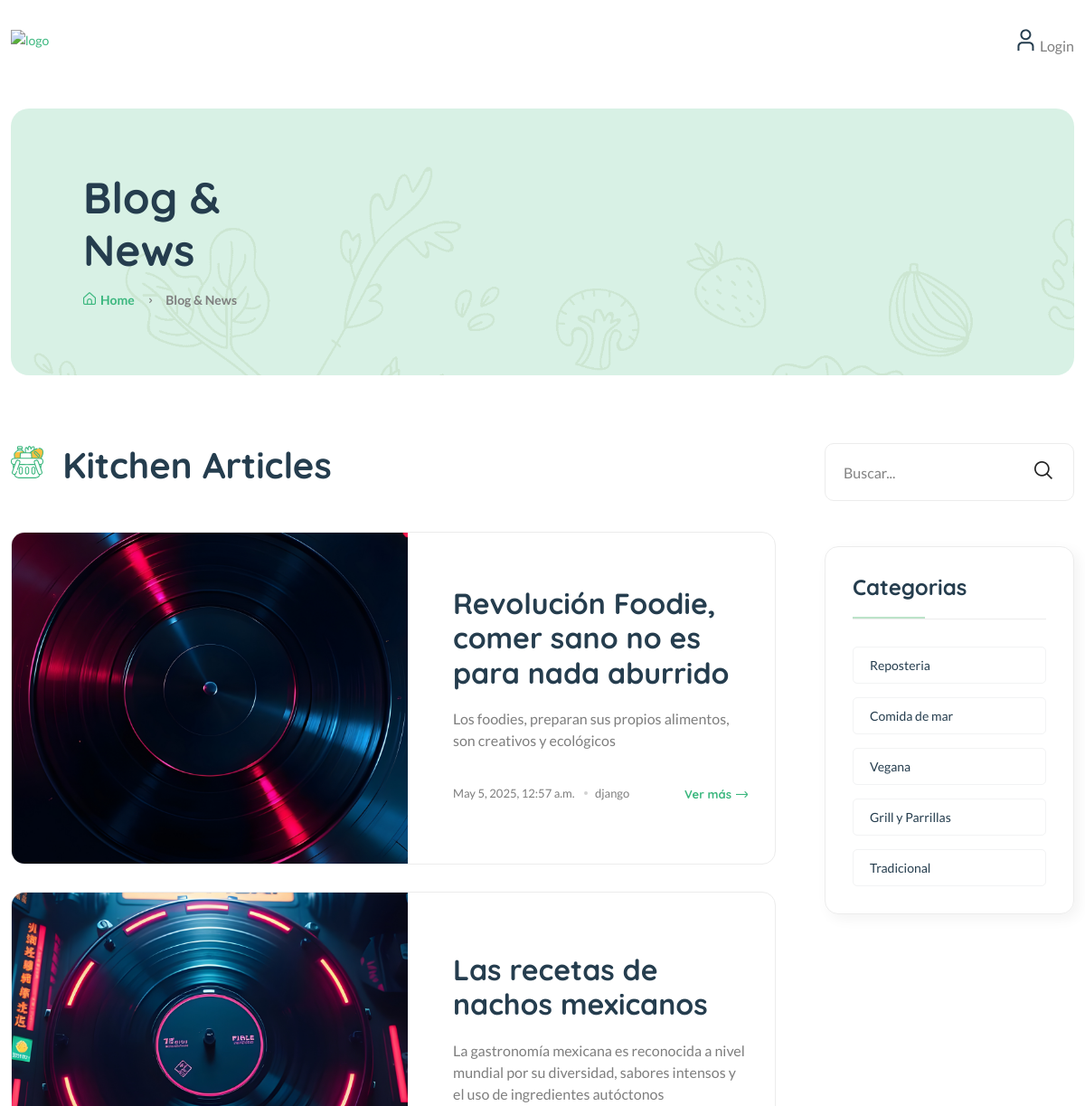
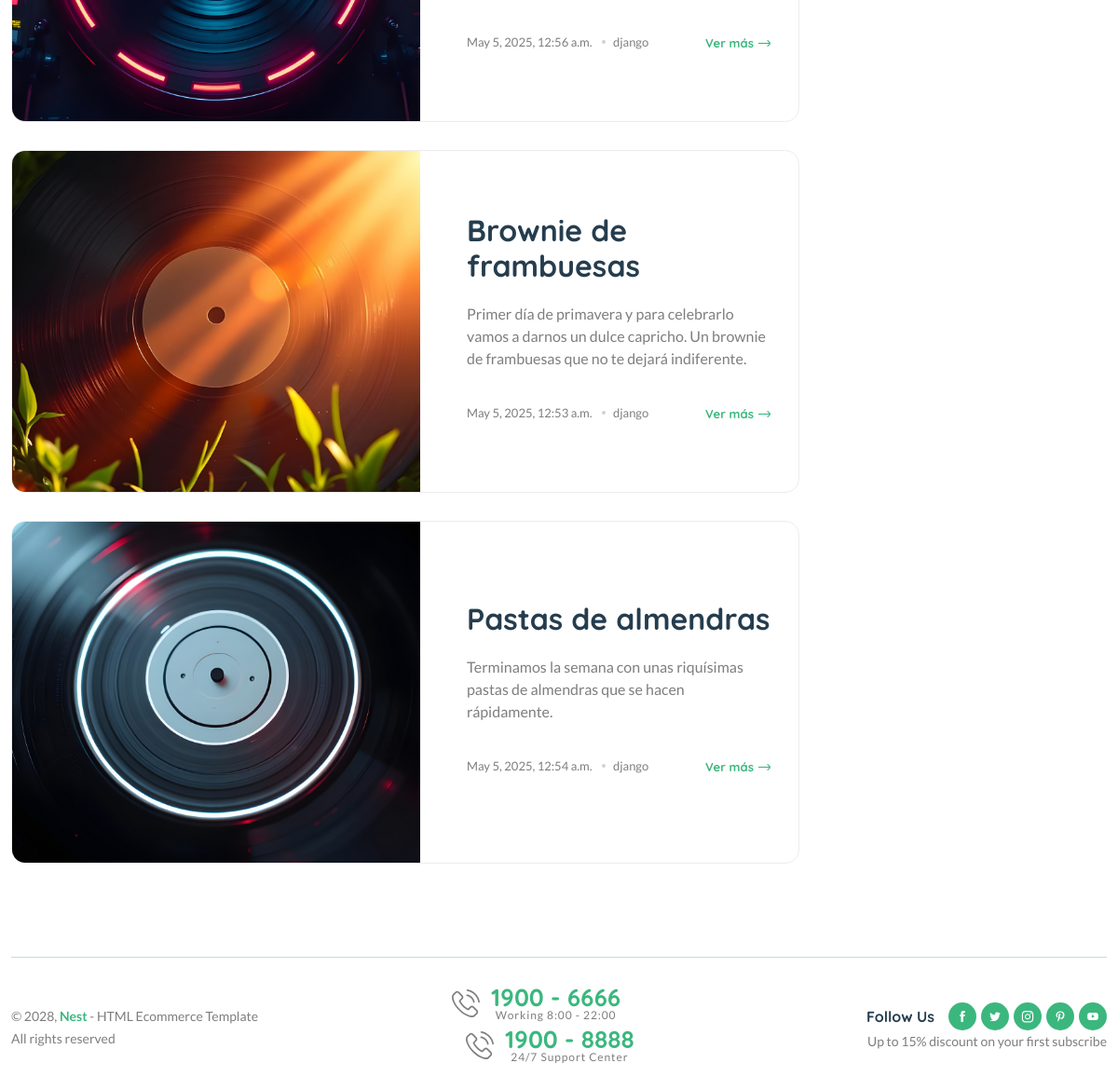
The page / on the database its author committed (2 pictures, top to bottom).
### blogs/models.py (models this page shows, shortened)
class Blog(models.Model):
    title = models.CharField(max_length=100)
    slug = models.SlugField(max_length=150, unique=True, blank=True)
    category = models.ForeignKey(Category, on_delete=models.CASCADE)
    author=models.ForeignKey(User, on_delete=models.CASCADE)
    featured_image = models.ImageField(upload_to='uploads/%Y/%m/%d')
    short_description = models.TextField(max_length=500)
    blog_body = models.TextField(max_length=2000)
    status = models.TextField(max_length=20,choices=STATUS_CHOICES,default="Draft")
    is_featured = models.BooleanField(default=False)
    created_at = models.DateTimeField(auto_now_add=True)
    updated_at = models.DateTimeField(auto_now=True)

class Category(models.Model):
    category_name = models.CharField(max_length=50, unique=True)
    created_at = models.DateTimeField(auto_now_add=True)
    updated_at = models.DateTimeField(auto_now=True)
    class Meta:
        verbose_name_plural='categories'

### blog_enterprise/views.py (the view)
# urls.py: 2. Add a URL to urlpatterns:  path('', views.home, name='home')
def home(request):
    posts = Blog.objects.filter(is_featured=True).order_by('-updated_at')
    context = {
        'featured_posts' : posts,
        }
    return render(request, 'home.html', context)

### blogs/context_processors.py (called while the page is built)
def get_categories(request):
    categories = Category.objects.all()
    return dict(categories=categories)

### templates/home.html (shortened to what this page needs)
{%  extends 'base.html'  %}
{%  load static  %}
    {%  block content  %}
    <main class="main">
        <div class="page-header mt-30 mb-75">
            <div class="container">
                <div class="archive-header">
                    <div class="row align-items-center">
                        <div class="col-xl-3">
                            <h1 class="mb-15">Blog & News</h1>
                            <div class="breadcrumb">
                                <a href="{% url 'home' %}" rel="nofollow"><i class="fi-rs-home mr-5"></i>Home</a>
                                <span></span> Blog & News
                            </div>
                        </div>
                    </div>
                </div>
            </div>
        </div>
        <div class="page-content mb-50">
            <div class="container">
                <div class="row">
                    <div class="col-lg-9">
                        <div class="shop-product-fillter mb-50 pr-30">
                            <div class="totall-product">
                                <h2>
                                    <img class="w-36px mr-10" src="{% static 'assets/imgs/theme/icons/category-1.svg' %}" alt="" />
                                    Kitchen Articles
                                </h2>
                            </div>
                        </div>
                        <div class="loop-grid loop-list pr-30 mb-50">
                            {%  for post in featured_posts %}
                            <article class="wow fadeIn animated hover-up mb-30 animated">
                                <div class="post-thumb" style="background-image: url({{ post.featured_image.url }})"></div>
                                <div class="entry-content-2 pl-50">
                                    <h3 class="post-title mb-20">
                                        <a href="{% url 'blogs' post.slug %}">{{ post.title }}</a>
                                    </h3>
                                    <p class="post-exerpt mb-40">{{ post.short_description }}</p>
                                    <div class="entry-meta meta-1 font-xs color-grey mt-10 pb-10">
                                        <div>
                                            <span class="post-on">{{ post.created_at }}</span>
                                            <span class="hit-count has-dot">{{ post.author }}</span>
                                        </div>
                                        <a href="{% url 'blogs' post.slug %}" class="text-brand font-heading font-weight-bold">Ver más<i class="fi-rs-arrow-right"></i></a>
                                    </div>
                                </div>
                            </article>
                            {%  endfor  %}
                        </div>
                    </div>
                    <div class="col-lg-3 primary-sidebar sticky-sidebar">
                        <div class="widget-area">
                            {%  include 'includes/blog_search.html'  %}
                        {%  include 'includes/category_list.html'  %}
                        </div>
                    </div>
                </div>
            </div>
        </div>
    </main>
    {% endblock  %}

### templates/base.html (shortened to what this page needs)
{%  load static  %}
<!DOCTYPE html>
<html class="no-js" lang="en">
<head>
    <link rel="stylesheet" href="{% static 'assets/css/main.css' %}" />
</head>
<body>
    <header class="header-area header-style-1 header-height-2">
        <div class="header-middle header-middle-ptb-1 d-none d-lg-block">
            <div class="container">
                <div class="header-wrap">
                    <div class="logo logo-width-1">
                        <a href="{% url 'home' %}"><img src="{% static 'assets/imgs/theme/logo.svg' %}" alt="logo" /></a>
                    </div>
                    <div class="header-right">
                        <div class="header-action-right">
                            <div class="header-action-2">
                                {% if not user.is_authenticated %}
                                <div class="header-action-icon-2">
                                    <a href="shop-compare.html">
                                        <img class="svgInject" alt="Nest" src="{% static 'assets/imgs/theme/icons/icon-user.svg' %}" />
                                    </a>
                                    <a href="{% url 'login' %}"><span class="lable ml-0">&nbsp;Login</span></a>
                                </div>
                                {% endif %}
                            </div>
                        </div>
                    </div>
                </div>
            </div>
        </div>
    </header>
{%  block content  %}
{%  endblock  %}
     <footer class="main">
        <div class="container pb-30">
            <div class="row align-items-center">
                <div class="col-12 mb-30">
                    <div class="footer-bottom"></div>
                </div>
                <div class="col-xl-4 col-lg-6 col-md-6">
                    <p class="font-sm mb-0">&copy; 2028, <strong class="text-brand">Nest</strong> - HTML Ecommerce Template <br />All rights reserved</p>
                </div>
                <div class="col-xl-4 col-lg-6 text-center d-none d-xl-block">
                    <div class="hotline d-lg-inline-flex mr-30">
                        <img src="{% static 'assets/imgs/theme/icons/phone-call.svg' %}" alt="hotline" />
                        <p>1900 - 6666<span>Working 8:00 - 22:00</span></p>
                    </div>
                    <div class="hotline d-lg-inline-flex">
                        <img src="{% static 'assets/imgs/theme/icons/phone-call.svg' %}" alt="hotline" />
                        <p>1900 - 8888<span>24/7 Support Center</span></p>
                    </div>
                </div>
                <div class="col-xl-4 col-lg-6 col-md-6 text-end d-none d-md-block">
                    <div class="mobile-social-icon">
                        <h6>Follow Us</h6>
                        <a href="#"><img src="{% static 'assets/imgs/theme/icons/icon-facebook-white.svg' %}" alt="" /></a>
                        <a href="#"><img src="{% static 'assets/imgs/theme/icons/icon-twitter-white.svg' %}" alt="" /></a>
                        <a href="#"><img src="{% static 'assets/imgs/theme/icons/icon-instagram-white.svg' %}" alt="" /></a>
                        <a href="#"><img src="{% static 'assets/imgs/theme/icons/icon-pinterest-white.svg' %}" alt="" /></a>
                        <a href="#"><img src="{% static 'assets/imgs/theme/icons/icon-youtube-white.svg' %}" alt="" /></a>
                    </div>
                    <p class="font-sm">Up to 15% discount on your first subscribe</p>
                </div>
            </div>
        </div>
    </footer>
</body>
</html>

### templates/includes/blog_search.html
<div class="sidebar-widget-2 widget_search mb-50">
    <div class="search-form">
        <form action="{% url 'search'  %}"  method="GET">
            <input type="text" name="keyword" value="{{ keyword }}" placeholder="Buscar..." />
            <button type="submit"><i class="fi-rs-search"></i></button>
        </form>
    </div>
</div>

### templates/includes/category_list.html
<div class="sidebar-widget widget-category-2 mb-50">
    <h5 class="section-title style-1 mb-30">Categorias</h5>
    <ul>
        {%  for cat in categories  %}
        <li>
            <a href="{% url 'posts_by_category' cat.id %}">{{  cat.category_name  }}</a>
        </li>
        {%  endfor %}
    </ul>
</div>

### rows shown on the page
Blog: featured_image (picture), title "Revolución Foodie, comer sano no es para nada aburrido", short_description "Los foodies, preparan sus propios alimentos, son creativos y ecológicos", created_at "May 5, 2025, 12:57 a.m.", author "django"
Blog: featured_image (picture), title "Las recetas de nachos mexicanos", short_description "La gastronomía mexicana es reconocida a nivel mundial por su diversidad, sabores intensos y el uso de ingredientes autóctonos", created_at "May 5, 2025, 12:56 a.m.", author "django"
Blog: featured_image (picture), title "Brownie de frambuesas", short_description "Primer día de primavera y para celebrarlo vamos a darnos un dulce capricho. Un brownie de frambuesas que no te dejará indiferente.", created_at "May 5, 2025, 12:53 a.m.", author "django"
Blog: featured_image (picture), title "Pastas de almendras", short_description "Terminamos la semana con unas riquísimas pastas de almendras que se hacen rápidamente.", created_at "May 5, 2025, 12:54 a.m.", author "django"
Category: category_name "Reposteria"
Category: category_name "Comida de mar"
Category: category_name "Vegana"
Category: category_name "Grill y Parrillas"
Category: category_name "Tradicional"
